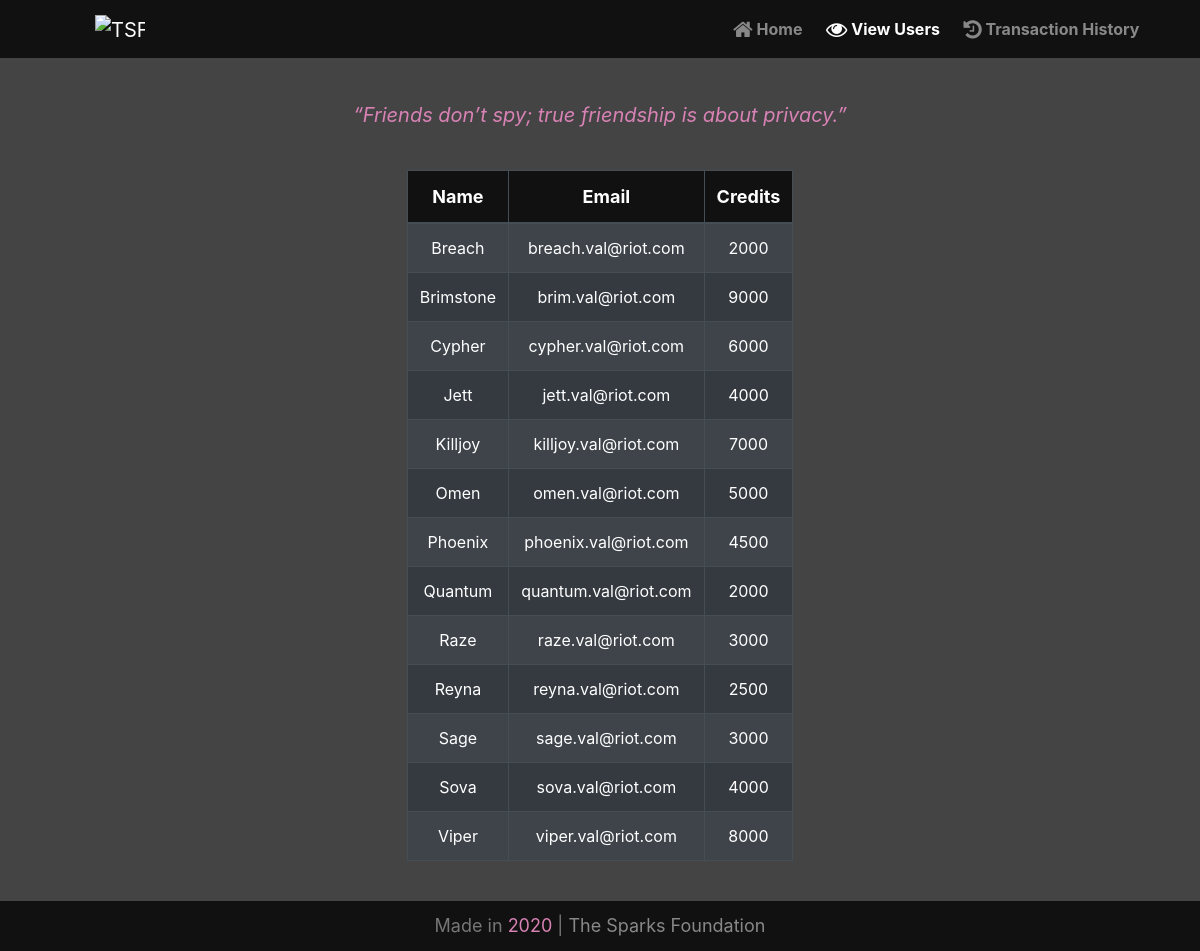
The page /users.php on the database its author committed.
### tables this page shows
CREATE TABLE `users` (
  `Name` varchar(50) NOT NULL,
  `Email` varchar(50) NOT NULL,
  `Credits` int(20) NOT NULL
);

### users.php (the view, shortened to what this page needs)
<!doctype html>
<html lang="en">
<head>
    <link rel="stylesheet" href="https://maxcdn.bootstrapcdn.com/bootstrap/4.5.2/css/bootstrap.min.css">
    <link rel="stylesheet" href="https://cdnjs.cloudflare.com/ajax/libs/font-awesome/4.7.0/css/font-awesome.min.css">
    <link rel="stylesheet" type="text/css" href="styles.css">
</head>
<body>
    <nav class="navbar navbar-dark navbar-expand-sm fixed-top" id="navbar_top">
        <div class="container">
            <a class="navbar-brand" href="index.php">
                <img class="site-logo" src="https://media-exp1.licdn.com/dms/image/C560BAQFgHU3sTF4LfQ/company-logo_200_200/0?e=2159024400&v=beta&t=t-cy2njTNbqc_h3kW92SYNTec2pIhYMW6WtzJ9WDd-I" alt="TSF Logo" />
            </a>
            <div class="collapse navbar-collapse" id="navbarNav">
                <ul class="navbar-nav ml-auto nav-options">
                    <li class="nav-item">
                        <a class="nav-link" href="index.php"><span class="fa fa-home fa-lg"></span> Home &nbsp;</a>
                    </li>
                    <li class="nav-item active">
                        <a class="nav-link" href="#"><span class="fa fa-eye fa-lg"></span> View Users &nbsp;</a>
                    </li>
                    <li class="nav-item">
                        <a class="nav-link" href="transHistory.php"><span class="fa fa-history fa-lg"></span> Transaction History &nbsp;</a>
                    </li>
                </ul>
            </div>
        </div>
    </nav>
    <div class="container">
        <?php
        $servername = "localhost";
        $username = "root";
        $password = "";
        $dbname = "gripspark";
        $conn = new mysqli($servername, $username, $password, $dbname);
        $sql = "SELECT * FROM users";
        $result = $conn->query($sql);
        if ($result->num_rows > 0) {
        ?>
            <div class="quote" align="center" style="margin-top: 100px;">
                <quote style="font-style: italic; font-size: 20px; color: #d982b5;">“Friends don’t spy; true friendship is about privacy.”</quote>
            </div>
            <div class="table-responsive" style="font-size: 16px;">
                <table class="table table-striped table-dark table-md table-hover table-bordered w-auto sort" align="center" style="margin-top: 40px; margin-bottom: 90px; text-align: center;" id="userTable">
                    <thead style="font-size: 18px">
                        <tr>
                            <th scope="col-sm">Name</th>
                            <th scope="col-sm">Email</th>
                            <th scope="col-sm">Credits</th>
                        </tr>
                    </thead>
                    <tbody>
                        <?php
                        while ($row = $result->fetch_assoc()) {
                            echo "<tr><td>" . $row["Name"] . "</td><td>" . $row["Email"] . "</td><td>" . $row["Credits"] . "</td></tr>\n";
                        }
                        ?>
                    </tbody>
                </table>
            </div>
    </div>
<?php
        } else {
        }
?>
<footer class="footer mt-auto">
    <div class="footerText">
        <p>Made in <span style="color: #d982b5;">
            </span> | <a href="https://www.thesparksfoundationsingapore.org/" class="footerLink">The Sparks Foundation</a>
        </p>
    </div>
</footer>
</body>
</html>

### styles.css (style rules this page uses)
html, body { background-color: #444; }
.navbar-dark { background-color: #111; }
.navbar .nav-item .nav-link { font-weight: 700; }
.site-logo { max-height: 50px; max-width: 50px; margin-left: 50px; }
.container { color: #fff; margin: auto; }
.footer { text-align: center; background-color: #111; font-size: 18px; color: #777; bottom: 0; width: 100%; position: fixed; height: 50px; }
.footerText { height: 200px; line-height: 50px; text-align: center; }
.footerLink { text-decoration: none; color: #888; }
.sort thead, .table-sort thead { text-align: center; background-color: #111; }
.sort tbody { cursor: pointer; }

### rows shown on the page
users: Name "Breach", Email "breach.val@riot.com", Credits "2000"
users: Name "Brimstone", Email "brim.val@riot.com", Credits "9000"
users: Name "Cypher", Email "cypher.val@riot.com", Credits "6000"
users: Name "Jett", Email "jett.val@riot.com", Credits "4000"
users: Name "Killjoy", Email "killjoy.val@riot.com", Credits "7000"
users: Name "Omen", Email "omen.val@riot.com", Credits "5000"
users: Name "Phoenix", Email "phoenix.val@riot.com", Credits "4500"
users: Name "Quantum", Email "quantum.val@riot.com", Credits "2000"
users: Name "Raze", Email "raze.val@riot.com", Credits "3000"
users: Name "Reyna", Email "reyna.val@riot.com", Credits "2500"
users: Name "Sage", Email "sage.val@riot.com", Credits "3000"
users: Name "Sova", Email "sova.val@riot.com", Credits "4000"
users: Name "Viper", Email "viper.val@riot.com", Credits "8000"
